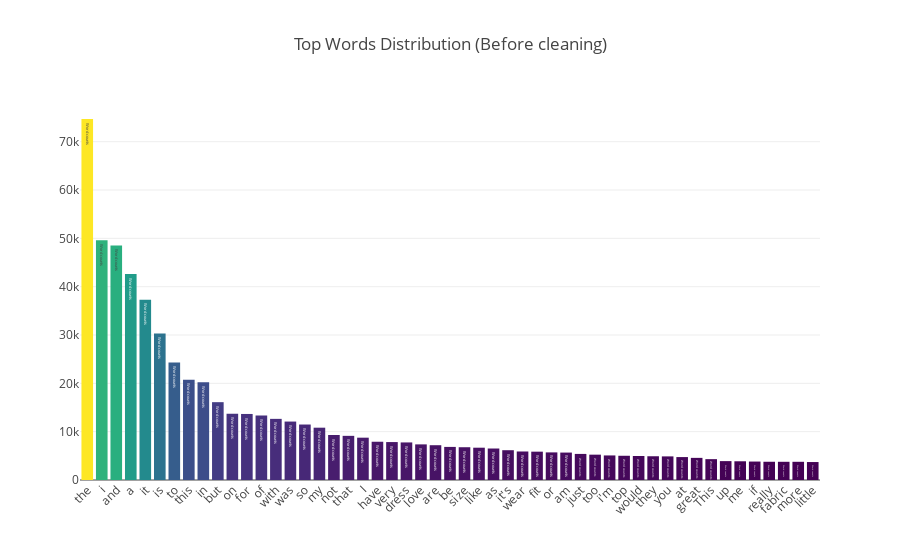

Source (notebook cell):
### Code cell
trace=[go.Bar(
        x=words.index[:51],
        y=words.values[:51], 
        marker= dict(colorscale='Viridis', color = words.values[:51]),
        text='Word counts', 
        )]

layout = go.Layout(title='Top Words Distribution (Before cleaning)', xaxis=dict(tickangle=-45))
fig = go.Figure(data=trace, layout=layout)
py.iplot(fig)

### Figure 1 — Plotly figure (JSON) as saved in the notebook; plotly's stock layout.template omitted (floating-point values rounded to 4 significant figures)
{"data": [{"marker": {"color": [74698, 49630, 48505, 42632, 37302, 30322, 24314, 20726, 20211, 16104, 13684, 13666, 13363, 12651, 12092, 11479, 10824, 9314, 9136, 8756, 7917, 7848, 7773, 7370, 7198, 6846, 6780, 6683, 6516, 6164, 5899, 5863, 5713, 5676, 5397, 5244, 5082, 5014, 4973, 4914, 4886, 4743, 4579, 4315, 3907, 3874, 3818, 3775, 3768, 3765, 3716], "colorscale": "Viridis"}, "text": "Word counts", "type": "bar", "uid": "12809fed-f607-40fd-ab33-fa153368c275", "x": ["the", "i", "and", "a", "it", "is", "to", "this", "in", "but", "on", "for", "of", "with", "was", "so", "my", "not", "that", "I", "have", "very", "dress", "love", "are", "be", "size", "like", "as", "it's", "wear", "fit", "or", "am", "just", "too", "i'm", "top", "would", "they", "you", "at", "great", "This", "up", "me", "if", "really", "fabric", "more", "little"], "y": [74698, 49630, 48505, 42632, 37302, 30322, 24314, 20726, 20211, 16104, 13684, 13666, 13363, 12651, 12092, 11479, 10824, 9314, 9136, 8756, 7917, 7848, 7773, 7370, 7198, 6846, 6780, 6683, 6516, 6164, 5899, 5863, 5713, 5676, 5397, 5244, 5082, 5014, 4973, 4914, 4886, 4743, 4579, 4315, 3907, 3874, 3818, 3775, 3768, 3765, 3716]}], "layout": {"title": {"text": "Top Words Distribution (Before cleaning)"}, "xaxis": {"tickangle": -45}}}
